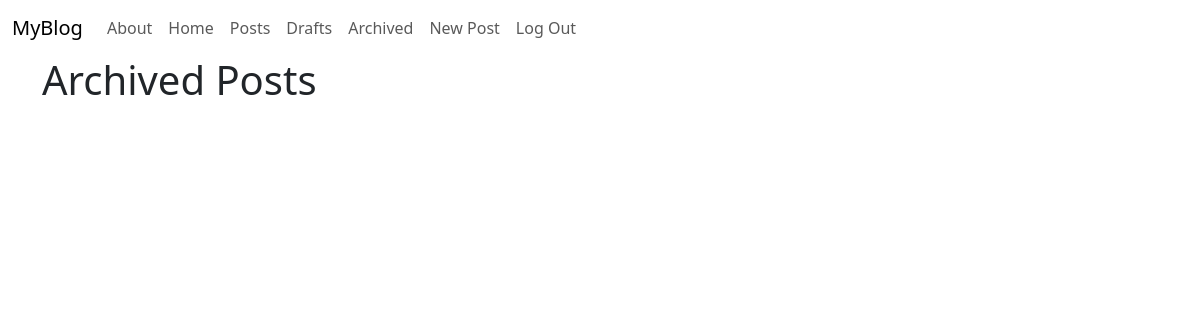
/posts/archived/ (signed in), run on an earlier commit of the app's database.
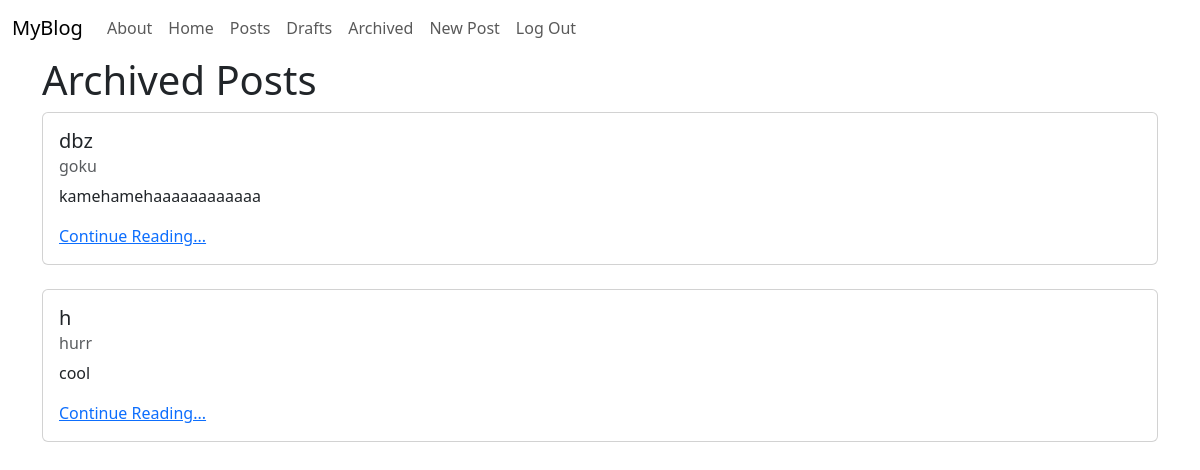
And on a later commit of the database.
### posts/models.py (models this page shows, shortened)
class Post(models.Model):
    title = models.CharField(max_length=128)
    subtitle = models.CharField(max_length=256)
    body = models.TextField()
    author = models.ForeignKey(
        get_user_model(),
        on_delete=models.CASCADE
    )
    status = models.ForeignKey(
        Status,
        on_delete=models.CASCADE
    )
    created_on = models.DateTimeField(auto_now_add=True)

### posts/views.py (the view)
# urls.py: path("archived/", views.ArchivedPostListView.as_view(), name="archived"),
class ArchivedPostListView(LoginRequiredMixin, ListView):
    template_name = "posts/list.html"
    model = Post
    def get_context_data(self, **kwargs):
        context = super().get_context_data(**kwargs)
        archived = Status.objects.get(name="archived")
        context["title"] = "Archived"
        context["post_list"] = (
            Post.objects
            .filter(status=archived)
            .filter(author=self.request.user)
            .order_by("created_on").reverse()
        )
        return context

### templates/posts/list.html (shortened to what this page needs)
{% extends 'base.html' %}
{% block content %}
<h1>{{ title }} Posts</h1>
{% for post in post_list %}
<div class="card">
    <div class="card-body">
      <h5 class="card-title">{{ post.title }}</h5>
      <h6 class="card-subtitle mb-2 text-body-secondary">{{ post.subtitle }}</h6>
      <p class="card-text">{{ post.body|truncatechars:64 }}</p>
      <a href="{% url 'detail' post.id %}" class="card-link">Continue Reading...</a>
    </div>
  </div>
  <br />
  {% endfor %}
  {% endblock content %}

What changed in the data, as far as the page shows it:
added Post: title "dbz", subtitle "goku", body "kamehamehaaaaaaaaaaaa"
added Post: title "h", subtitle "hurr", body "cool"
